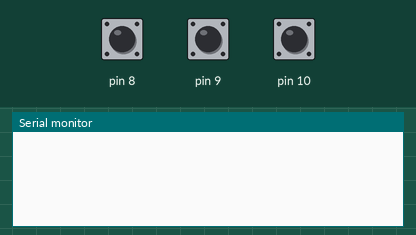
Bench run of a sketch on a simulated Arduino Uno, built with avr-gcc and run on an emulated ATmega328P. Shown: the last lines printed to the serial monitor. The test bench sets the inputs (shaded band); at power-on: pin 8 HIGH, pin 9 HIGH, pin 10 HIGH.

Above: at 1.2 s.
1.3 s: pin 8 pulled LOW for 0.15 s
At 2.5 s:
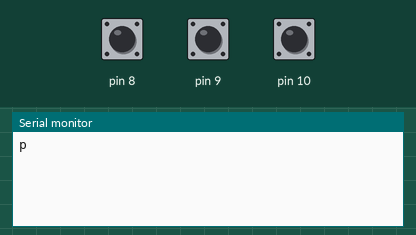
2.9 s: pin 9 pulled LOW for 0.15 s
At 3.8 s:
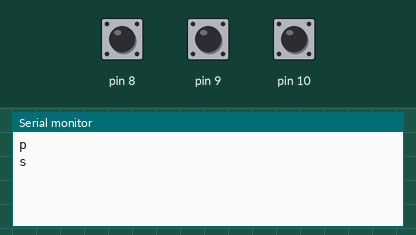
4.5 s: pin 10 pulled LOW for 0.15 s
At 5.0 s:
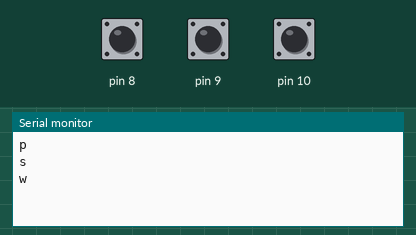

The sketch:

buttons.ino
```cpp
void setup() {
  // put your setup code here, to run once:
  Serial.begin(9600);
  pinMode(10, INPUT_PULLUP);
  pinMode(9, INPUT_PULLUP);
  pinMode(8, INPUT_PULLUP);
}

int play_status = 1;
int play_prev = 1;
int sentence = 1;
int s_prev = 1;
int w_prev = 1;

void loop() {
  // put your main code here, to run repeatedly:
  play_status = digitalRead(8);
  sentence = digitalRead(9);
  int word = digitalRead(10);

  if (play_status==0 && play_prev == 1){
    Serial.println("p");
    play_prev = 0;
  }
  else if (play_status==1 && play_prev == 0){
    play_prev = 1;
  }
  if (sentence==0 && s_prev == 1){
    Serial.println("s");
    s_prev = 0;
  }
  else if (sentence == 1 && s_prev == 0){
    s_prev = 1;
  }

  if (word == 0 && w_prev == 1){
    Serial.println("w");
    w_prev = 0;
  }
  else if (word == 1 && w_prev == 0){
    w_prev = 1;
  }
}
```

Measured:
- after the input at 1.3 s, the serial monitor: prints a new line at once (image 1)
- after the input at 2.9 s, the serial monitor: prints a new line at once (image 2)
- after the input at 4.5 s, the serial monitor: prints a new line at once (image 3)
